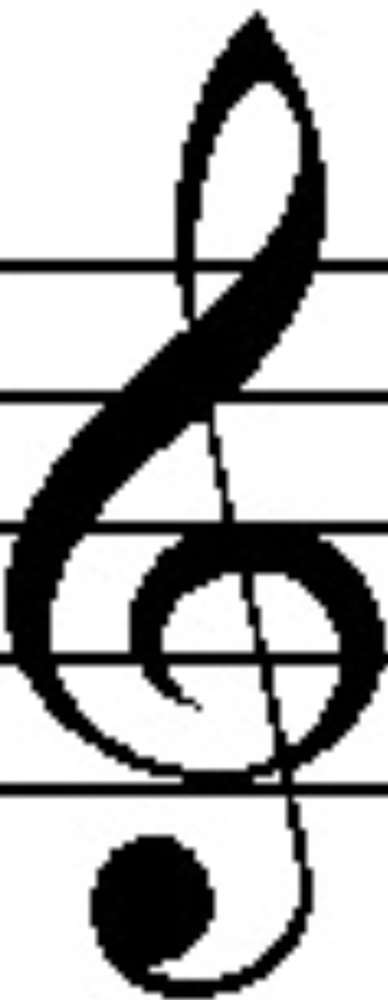
#> input picture sol_key.png, 388 x 1000 px, shrunk from 694 x 1790 before the run
$ python sobelOperator.py
#> lines starting #> are read from the running program, lines starting #| are printed output that depends on the picture
import numpy as np
import cv2
from matplotlib import pyplot as plt

def sobelOperator(img):
    container = np.copy(img)
    size = container.shape
#> size = (1000, 388)
    for i in range(1, size[0] - 1):
        for j in range(1, size[1] - 1):
            gx = (img[i - 1][j - 1] + 2*img[i][j - 1] + img[i + 1][j - 1]) - (img[i - 1][j + 1] + 2*img[i][j + 1] + img[i + 1][j + 1])
            gy = (img[i - 1][j - 1] + 2*img[i - 1][j] + img[i - 1][j + 1]) - (img[i + 1][j - 1] + 2*img[i + 1][j] + img[i + 1][j + 1])
            container[i][j] = min(255, np.sqrt(gx**2 + gy**2))
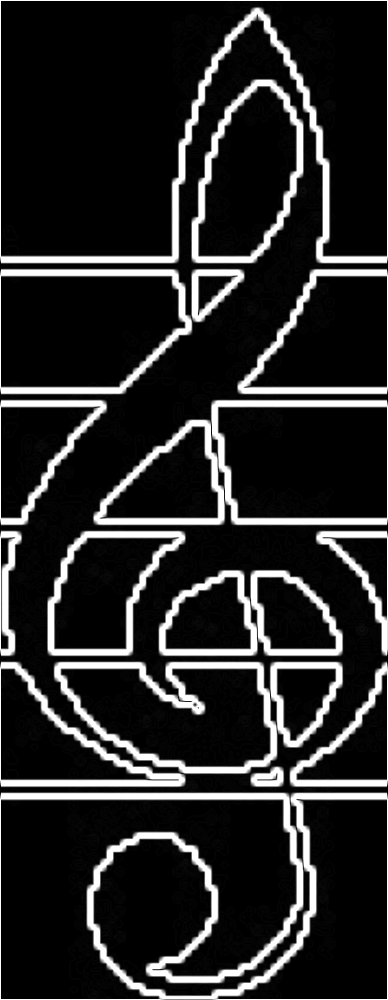
#> container: shape (1000, 388); min 0, max 255, mean 39.4
    return container
    pass

img = cv2.cvtColor(cv2.imread("sol_key.png"), cv2.COLOR_BGR2GRAY)
img = sobelOperator(img)
img = cv2.cvtColor(img, cv2.COLOR_GRAY2RGB)
#> img: shape (1000, 388, 3)
plt.imshow(img)
plt.show()
